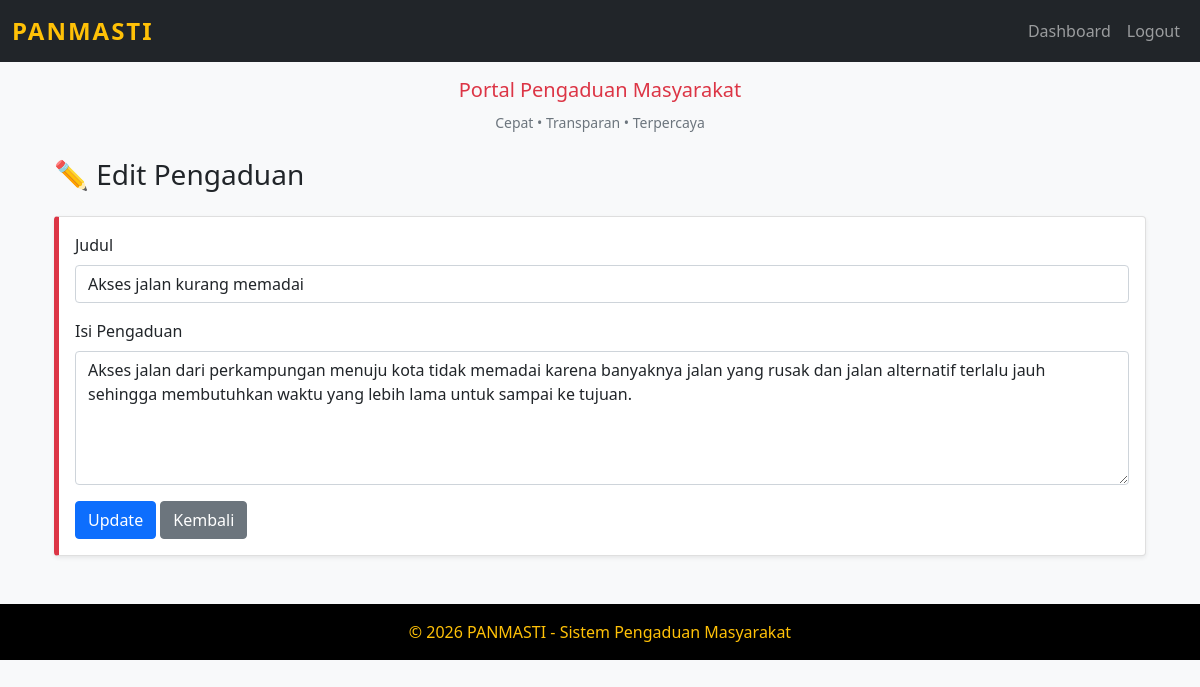
The page /pengaduanmasyarakat/user/edit_pengaduan.php?id=16 on the database its author committed.
### tables this page shows
CREATE TABLE `pengaduan` (
  `id` int(11) NOT NULL,
  `user_id` int(11) DEFAULT NULL,
  `judul` varchar(200) DEFAULT NULL,
  `isi` text DEFAULT NULL,
  `gambar` varchar(255) DEFAULT NULL,
  `tanggal` datetime DEFAULT NULL,
  `status` enum('pending','proses','selesai') DEFAULT NULL,
  `waktu_dikirim` datetime DEFAULT current_timestamp(),
  `waktu_proses` datetime DEFAULT NULL,
  `waktu_selesai` datetime DEFAULT NULL,
  `tanggal_selesai` datetime DEFAULT NULL
);

### pengaduanmasyarakat/user/edit_pengaduan.php (the view, shortened to what this page needs)
<?php
include "../koneksi.php";
include "../header.php";
$id = $_GET['id'];
$data = mysqli_fetch_array(mysqli_query($conn, "SELECT * FROM pengaduan WHERE id='$id'"));
?>
<div class="container mt-4">
    <h3 class="mb-4">✏️ Edit Pengaduan</h3>
    <div class="card shadow-sm rounded-4">
        <div class="card-body">
            <form method="POST">
                <div class="mb-3">
                    <label class="form-label">Judul</label>
                    <input type="text" name="judul" class="form-control" value="<?= $data['judul'] ?>" required>
                </div>
                <div class="mb-3">
                    <label class="form-label">Isi Pengaduan</label>
                    <textarea name="isi" class="form-control" rows="5" required><?= $data['isi'] ?></textarea>
                </div>
                <button type="submit" name="update" class="btn btn-primary">
                    Update
                </button>
                <a href="riwayat.php" class="btn btn-secondary">
                    Kembali
                </a>
            </form>
        </div>
    </div>
</div>
<?php include "../footer.php"; ?>

### pengaduanmasyarakat/header.php (style rules this page uses)
body { background:#f8f9fa; }
.card { border-left:5px solid #dc3545; transition:0.3s ease; cursor:pointer; }
.btn { transition:0.2s; }
a { transition:0.2s; }

### rows shown on the page
pengaduan: judul "Akses jalan kurang memadai", isi "Akses jalan dari perkampungan menuju kota tidak memadai karena banyaknya jalan yang rusak dan jalan alternatif terlalu jauh sehingga membutuhkan waktu yang lebih lama untuk sampai ke tujuan."
